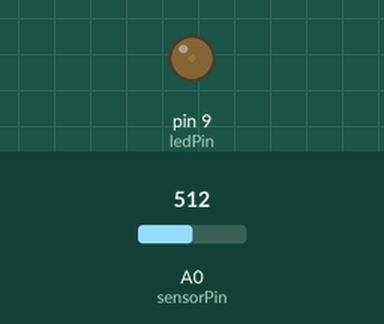
Simulated run of this sketch. Board: Arduino Uno, built with avr-gcc and run on an emulated ATmega328P. On the bench: output pins drawn as LEDs (lit = HIGH). The inputs (shaded band) are chosen by the test bench; at power-on: A0 (sensorPin) = 512.

Above: at 1.2 s.
1.3 s: A0 (sensorPin) set to 716
At 2.4 s:
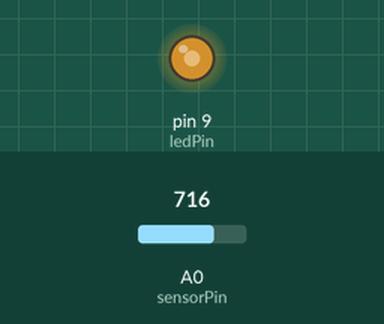
2.8 s: A0 (sensorPin) set to 900
At 3.5 s:
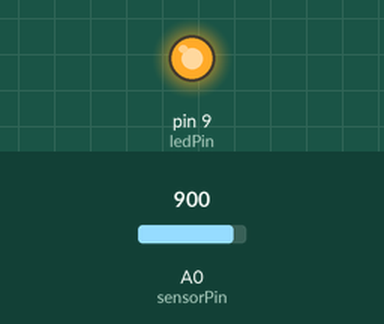
4.3 s: A0 (sensorPin) set to 306
At 4.7 s:
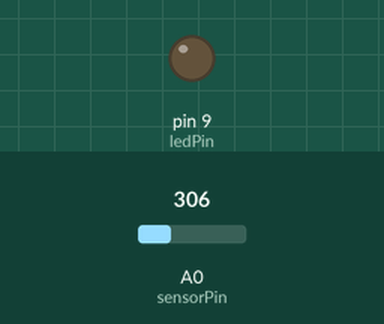
5.8 s: A0 (sensorPin) set to 490
7.3 s: A0 (sensorPin) set to 511
At 8.1 s:
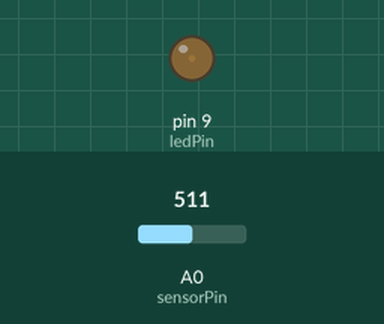
8.8 s: A0 (sensorPin) set to 122
At 9.3 s:
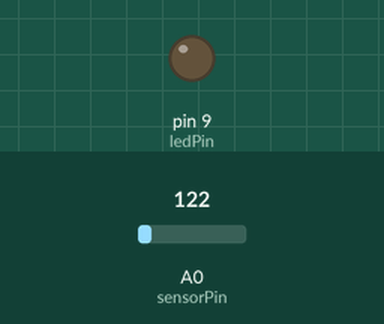
Timing chart, 0 to 11.3 s (numbered marks = the images above; inputs shaded):
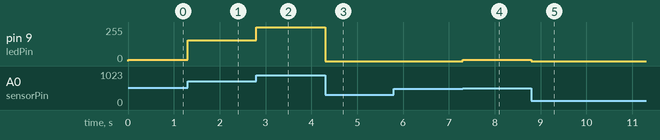

The sketch:

lab2_prog_07_d.ino
```cpp
const int sensorPin = 0;
const int ledPin = 9;

int lightLevel, high = 0, low = 1023;


void setup()
{
  pinMode(ledPin, OUTPUT);
}


void loop()
{

  lightLevel = analogRead(sensorPin);


  manualTune();


  analogWrite(ledPin, lightLevel);
}


void manualTune()
{

  // The from-range 500-850 seems to work well for the lighting condition in the
  // room this code was tested.
  lightLevel = map(lightLevel, 500, 850, 0, 255);
  lightLevel = constrain(lightLevel, 0, 255);


}
```

Measured:
- after the input at 1.3 s, pin 9 (ledPin): 8/255 → 157/255 at once
- after the input at 2.8 s, pin 9 (ledPin): 157/255 → 255/255 at once
- after the input at 4.3 s, pin 9 (ledPin): 255/255 → 0/255 at once
- after the input at 5.8 s, every drawn part: stays the same
- after the input at 7.3 s, pin 9 (ledPin): 0/255 → 8/255 at once
- after the input at 8.8 s, pin 9 (ledPin): 8/255 → 0/255 at once
